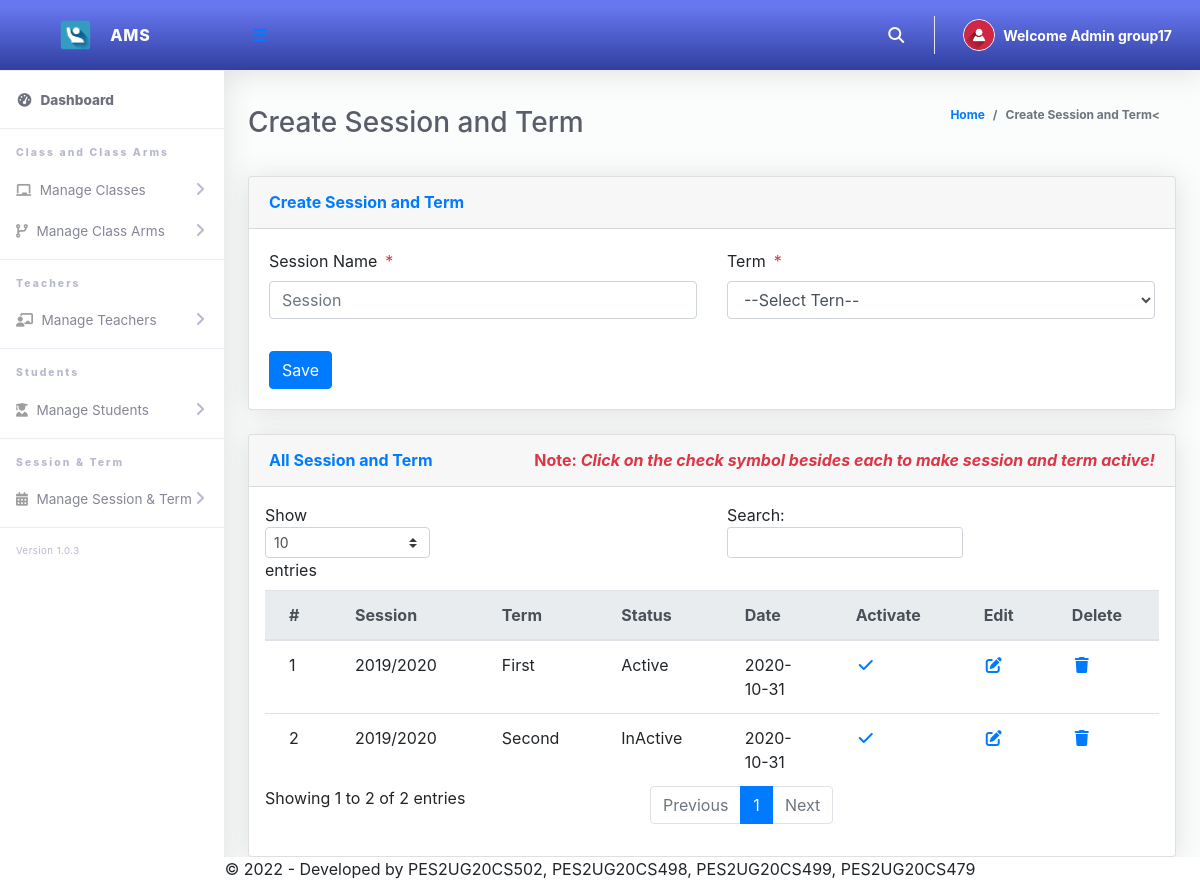
Page /Admin/createSessionTerm.php (signed in) on the committed database.
### tables this page shows
CREATE TABLE `tblsessionterm` (
  `Id` int(10) NOT NULL,
  `sessionName` varchar(50) NOT NULL,
  `termId` varchar(50) NOT NULL,
  `isActive` varchar(10) NOT NULL,
  `dateCreated` varchar(50) NOT NULL
);

CREATE TABLE `tblterm` (
  `Id` int(10) NOT NULL,
  `termName` varchar(20) NOT NULL
);

### Admin/createSessionTerm.php (the view, shortened to what this page needs)
<?php
include '../Includes/dbcon.php';
?>
<!DOCTYPE html>
<html lang="en">
<head>
  <link href="../vendor/fontawesome-free/css/all.min.css" rel="stylesheet" type="text/css">
  <link href="../vendor/bootstrap/css/bootstrap.min.css" rel="stylesheet" type="text/css">
  <link href="css/ruang-admin.min.css" rel="stylesheet">
</head>
<body id="page-top">
  <div id="wrapper">
      <?php include "Includes/sidebar.php";?>
    <div id="content-wrapper" class="d-flex flex-column">
      <div id="content">
       <?php include "Includes/topbar.php";?>
        <div class="container-fluid" id="container-wrapper">
          <div class="d-sm-flex align-items-center justify-content-between mb-4">
            <h1 class="h3 mb-0 text-gray-800">Create Session and Term</h1>
            <ol class="breadcrumb">
              <li class="breadcrumb-item"><a href="./">Home</a></li>
              <li class="breadcrumb-item active" aria-current="page">Create Session and Term<</li>
            </ol>
          </div>
          <div class="row">
            <div class="col-lg-12">
              <div class="card mb-4">
                <div class="card-header py-3 d-flex flex-row align-items-center justify-content-between">
                  <h6 class="m-0 font-weight-bold text-primary">Create Session and Term</h6>
                </div>
                <div class="card-body">
                  <form method="post">
                    <div class="form-group row mb-3">
                        <div class="col-xl-6">
                            <label class="form-control-label">Session Name<span class="text-danger ml-2">*</span></label>
                      <input type="text" class="form-control" name="sessionName" value="<?php echo $row['sessionName'];?>" id="exampleInputFirstName" placeholder="Session">
                        </div>
                        <div class="col-xl-6">
                            <label class="form-control-label">Term<span class="text-danger ml-2">*</span></label>
                              <?php
                        $qry= "SELECT * FROM tblterm ORDER BY termName ASC";
                        $result = $conn->query($qry);
                        $num = $result->num_rows;
                        if ($num > 0){
                          echo ' <select required name="termId" class="form-control mb-3">';
                          echo'<option value="">--Select Tern--</option>';
                                  echo '</select>';
                              }
                            ?>
                        </div>
                    </div>
                      <?php
                    if (isset($Id))
                    {
                    ?>
                    <button type="submit" name="update" class="btn btn-warning">Update</button>
                    &nbsp;&nbsp;&nbsp;&nbsp;&nbsp;&nbsp;&nbsp;&nbsp;&nbsp;&nbsp;
                    <?php
                    } else {
                    ?>
                    <button type="submit" name="save" class="btn btn-primary">Save</button>
                    <?php
                    }
                    ?>
                  </form>
                </div>
              </div>
                 <div class="row">
              <div class="col-lg-12">
              <div class="card mb-4">
                <div class="card-header py-3 d-flex flex-row align-items-center justify-content-between">
                  <h6 class="m-0 font-weight-bold text-primary">All Session and Term</h6>
                  <h6 class="m-0 font-weight-bold text-danger">Note: <i>Click on the check symbol besides each to make session and term active!</i></h6>
                </div>
                <div class="table-responsive p-3">
                  <table class="table align-items-center table-flush table-hover" id="dataTableHover">
                    <thead class="thead-light">
                      <tr>
                        <th>#</th>
                        <th>Session</th>
                        <th>Term</th>
                        <th>Status</th>
                        <th>Date</th>
                        <th>Activate</th>
                        <th>Edit</th>
                        <th>Delete</th>
                      </tr>
                    </thead>
                    <tbody>
                  <?php
                      $query = "SELECT tblsessionterm.Id,tblsessionterm.sessionName,tblsessionterm.isActive,tblsessionterm.dateCreated,
                      tblterm.termName
                      FROM tblsessionterm
                      INNER JOIN tblterm ON tblterm.Id = tblsessionterm.termId";
                      $rs = $conn->query($query);
                      $num = $rs->num_rows;
                      $sn=0;
                      if($num > 0)
                      {
                        while ($rows = $rs->fetch_assoc())
                          {
                            if($rows['isActive'] == '1'){$status = "Active";}else{$status = "InActive";}
                             $sn = $sn + 1;
                            echo"
                              <tr>
                                <td>".$sn."</td>
                                <td>".$rows['sessionName']."</td>
                                <td>".$rows['termName']."</td>
                                <td>".$status."</td>
                                <td>".$rows['dateCreated']."</td>
                                 <td><a href='?action=activate&Id=".$rows['Id']."'><i class='fas fa-fw fa-check'></i></a></td>
                                <td><a href='?action=edit&Id=".$rows['Id']."'><i class='fas fa-fw fa-edit'></i></a></td>
                                <td><a href='?action=delete&Id=".$rows['Id']."'><i class='fas fa-fw fa-trash'></i></a></td>
                              </tr>";
                          }
                      }
                      else
                      {
                           echo
                           "<div class='alert alert-danger' role='alert'>
                            No Record Found!
                            </div>";
                      }
                      ?>
                    </tbody>
                  </table>
                </div>
              </div>
            </div>
            </div>
          </div>
        </div>
      </div>
       <?php include "Includes/footer.php";?>
    </div>
  </div>
</body>
</html>

### Admin/Includes/topbar.php (shortened to what this page needs)
<?php
  $query = "SELECT * FROM tbladmin WHERE Id = ".$_SESSION['userId']."";
  $rs = $conn->query($query);
  $rows = $rs->fetch_assoc();
  $fullName = $rows['firstName']." ".$rows['lastName'];
?>
<nav class="navbar navbar-expand navbar-light bg-gradient-primary topbar mb-4 static-top">
          <button id="sidebarToggleTop" class="btn btn-link rounded-circle mr-3">
            <i class="fa fa-bars"></i>
          </button>
          <ul class="navbar-nav ml-auto">
            <li class="nav-item dropdown no-arrow">
              <a class="nav-link dropdown-toggle" href="#" id="searchDropdown" role="button" data-toggle="dropdown"
                aria-haspopup="true" aria-expanded="false">
                <i class="fas fa-search fa-fw"></i>
              </a>
            </li>
            <li class="nav-item dropdown no-arrow">
              <a class="nav-link dropdown-toggle" href="#" id="userDropdown" role="button" data-toggle="dropdown"
                aria-haspopup="true" aria-expanded="false">
                <img class="img-profile rounded-circle" src="img/user-icn.png" style="max-width: 60px">
                <span class="ml-2 d-none d-lg-inline text-white small"><b>Welcome <?php echo $fullName;?></b></span>
              </a>
            </li>
          </ul>
        </nav>

### rows in the picture
tblsessionterm: sessionName "2019/2020", termId.termName "First", isActive "Active", dateCreated "2020-10-31"
tblsessionterm: sessionName "2019/2020", termId.termName "Second", isActive "InActive", dateCreated "2020-10-31"

### other values in the picture
$fullName "Admin group17"
